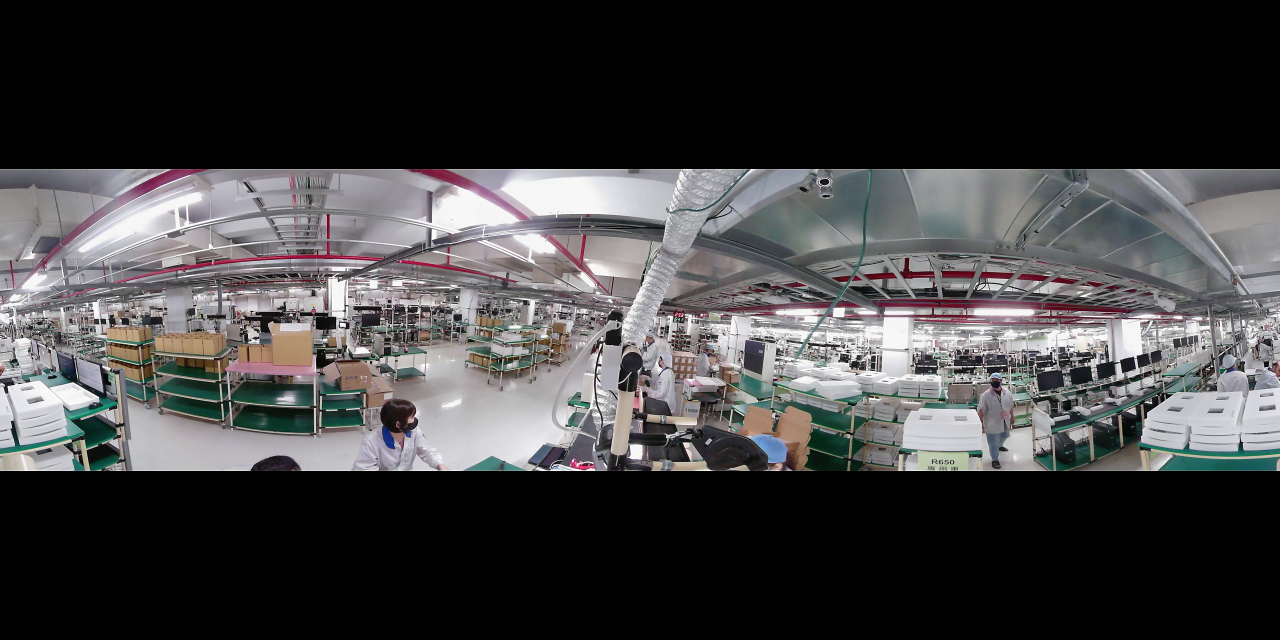
#> input picture source/frame_20.jpg, 3840 x 1920 px (shown at 1/3 size)
$ python test_convert.py
#> lines starting #> are read from the running program, lines starting #| are printed output that depends on the picture
### eqt_crop_converter.py
import cv2
import numpy as np

class EQT_Crop_Converter():
    '''
    Convert 360 EQT frame to several crop
    '''

    def __init__(self):
        self.eqt_w = 3840 #原始 EQT 寬度
        self.eqt_h = 1920 #原始 EQT 高度
        self.slice_count = 4
        self.slice_shift = 0


    def setOriginalEQTSize(self, w, h):
        self.eqt_w = w
        self.eqt_h  = h
        # print(f"set size {w}, {h}")

    def setCountAndShift(self, slice_count = 4, slice_shift = 0):
        self.slice_count = slice_count
        self.slice_shift = slice_shift


    def slice(self, frame, slice_count = 4, slice_shift = 0):
        '''
        Slice EQT to several crop

        Input:
        - frame: the original frame.
        - slice_count: <int> slice a frame to how many crops.
        - shift: <int> first crop start from which x-index position, and the part before <shift> position will concat into the last crop.

        Output:
        - crop_outputs: <List[frame]>
        '''

        # record original EQT size
        self.setOriginalEQTSize(frame.shape[1], frame.shape[0])

        slice_width = int(self.eqt_w/slice_count) # width for each slice

        if slice_shift > slice_width:
            slice_shift %= slice_width

        # record slice info
        self.setCountAndShift(slice_count, slice_shift)

        image_y_range = [int(self.eqt_h/4), int(self.eqt_h/4*3)] # only y index in this range has img


        crop_outputs = []

        # slice cubemap
        # crop_img = img[y:y+h, x:x+w]
        for i in range(slice_count):
            x_range = [slice_width*i + slice_shift, slice_width*(i+1) + slice_shift]
            crop_outputs.append(frame[image_y_range[0]:image_y_range[1] , x_range[0]:x_range[1]])

        if slice_shift != 0:
            crop_before_shift_position = frame[image_y_range[0]:image_y_range[1], 0:slice_shift]
            crop_outputs[-1] = cv2.hconcat([crop_outputs[-1], crop_before_shift_position])


        # [10 lines of commented-out code are left out]
        for i, crop in enumerate(crop_outputs):
            cv2.imwrite(f'./output/crop-4pic-{i}.jpg', crop)

        return crop_outputs


    def assemble(self, crop_frames):
        '''
        reassemble left & right crop to EQT
        '''

        # Validation
        if len(crop_frames) != self.slice_count:
            raise ValueError(f"crop_frames len should be {self.slice_count}, but only get {len(crop_frames)}")

        # chunk part originally is before shift position
        last_crop = crop_frames[-1]
        print(last_crop.shape[1]-self.slice_shift, last_crop.shape[1])
        crop_before_shift_position = last_crop[0:last_crop.shape[0], last_crop.shape[1]-self.slice_shift:last_crop.shape[1]]
        crop_frames[-1] = last_crop[0:last_crop.shape[0], 0:last_crop.shape[1]-self.slice_shift]
        crop_frames.insert(0, crop_before_shift_position)

        # assemble crops
        eqt = cv2.hconcat(crop_frames)

        # add black border
        blank_image = np.zeros((int(self.eqt_h/4), self.eqt_w, 3), dtype=np.uint8)
        eqt = cv2.vconcat([blank_image, eqt, blank_image])

        return eqt

### test_convert.py
import time
import cv2
# from eqt_box_converter import EQT_Box_Converter
# from eqt_lr_converter import EQT_LR_Converter
from eqt_crop_converter import EQT_Crop_Converter
# from dewarp_eqt_converter import Dewarp_EQT_Converter

input_file = "frame_20.jpg"
input_file_path = './source/'
output_path = './output/'


if __name__ == "__main__":

    eqtConverter = EQT_Crop_Converter()

    frame = cv2.imread(input_file_path+input_file)
#> frame is the input picture: shape (1920, 3840, 3); mean B, G, R 65.3, 64.5, 65.3

    timer = time.time()

    crop_outputs = eqtConverter.slice(frame, slice_count=3, slice_shift=300)
#> after the loop in slice, `for i in range(slice_count):`: crop_outputs = 3 items
#> in slice, `crop_before_shift_position = frame[image_y_range[0]:image_y_range[1], ..`:
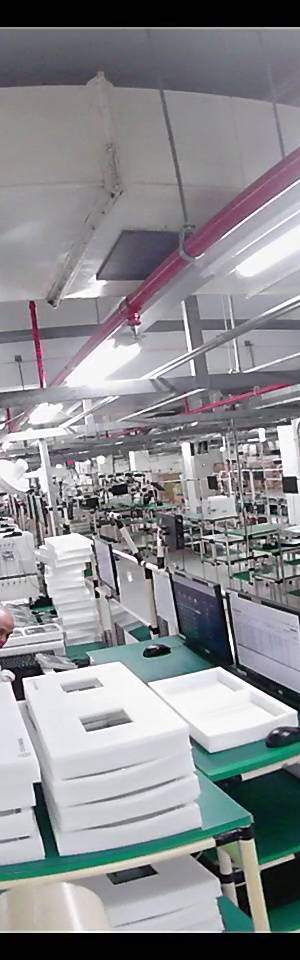
#> crop_before_shift_position: shape (960, 300, 3); mean B, G, R 142.9, 139.6, 138.2
#> the loop in slice, `for i, crop in enumerate(crop_outputs):` made 3 passes
#> pass 1, in slice, `cv2.imwrite(f'./output/crop-4pic-{i}.jpg', crop)`:
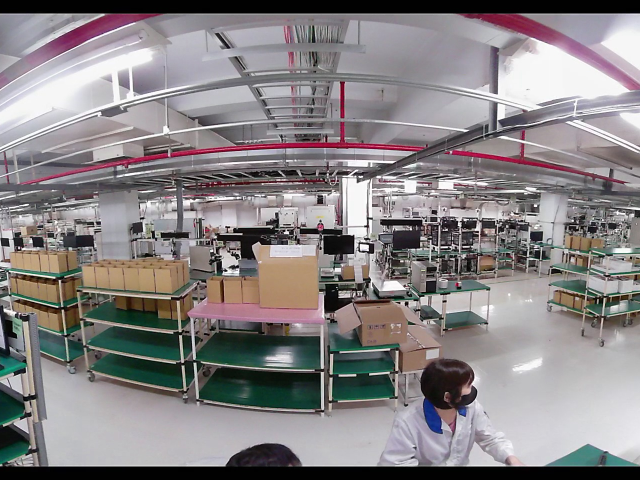
#> saved as crop-4pic-0.jpg: shape (960, 1280, 3) (shown at 1/2 size); mean B, G, R 132.4, 131, 135.7
#> pass 2, in slice, `cv2.imwrite(f'./output/crop-4pic-{i}.jpg', crop)`:
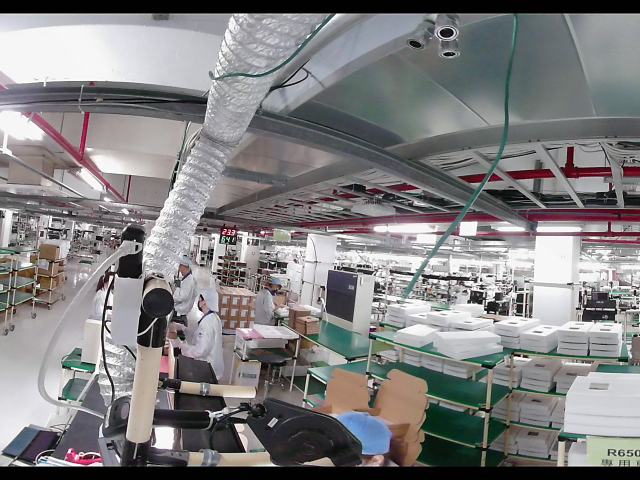
#> saved as crop-4pic-1.jpg: shape (960, 1280, 3) (shown at 1/2 size); mean B, G, R 128.9, 127.9, 129.3
#> crop_outputs = 3 items


    print(f"slice cost time: {time.time() - timer}")
    timer = time.time()

    assembled_eqt = eqtConverter.assemble(crop_outputs)
#> in assemble, `last_crop = crop_frames[-1]`:
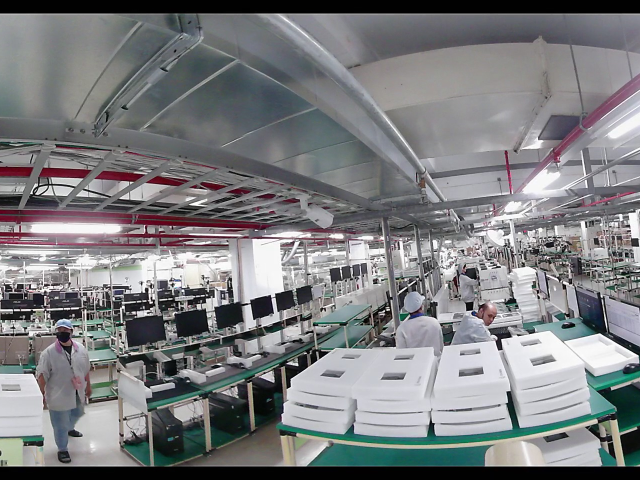
#> last_crop: shape (960, 1280, 3) (shown at 1/2 size); mean of channels 0, 1, 2 127.4, 125.2, 124; drawn as B, G, R
#| 980 1280
#> in assemble, `eqt = cv2.hconcat(crop_frames)`:
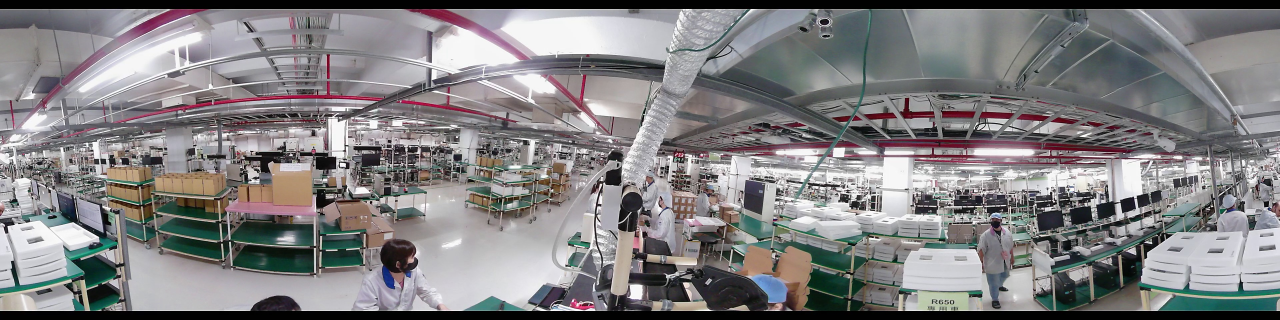
#> eqt: shape (960, 3840, 3) (shown at 1/3 size); mean of channels 0, 1, 2 129.6, 128, 129.6; drawn as B, G, R

    print(f"assemble cost time: {time.time() - timer}")
    timer = time.time()

    output_path = './output/'
    cv2.imwrite(f'{output_path}assemble.jpg', assembled_eqt)

$ run again, with source/frame_1720.jpg copied over source/frame_20.jpg
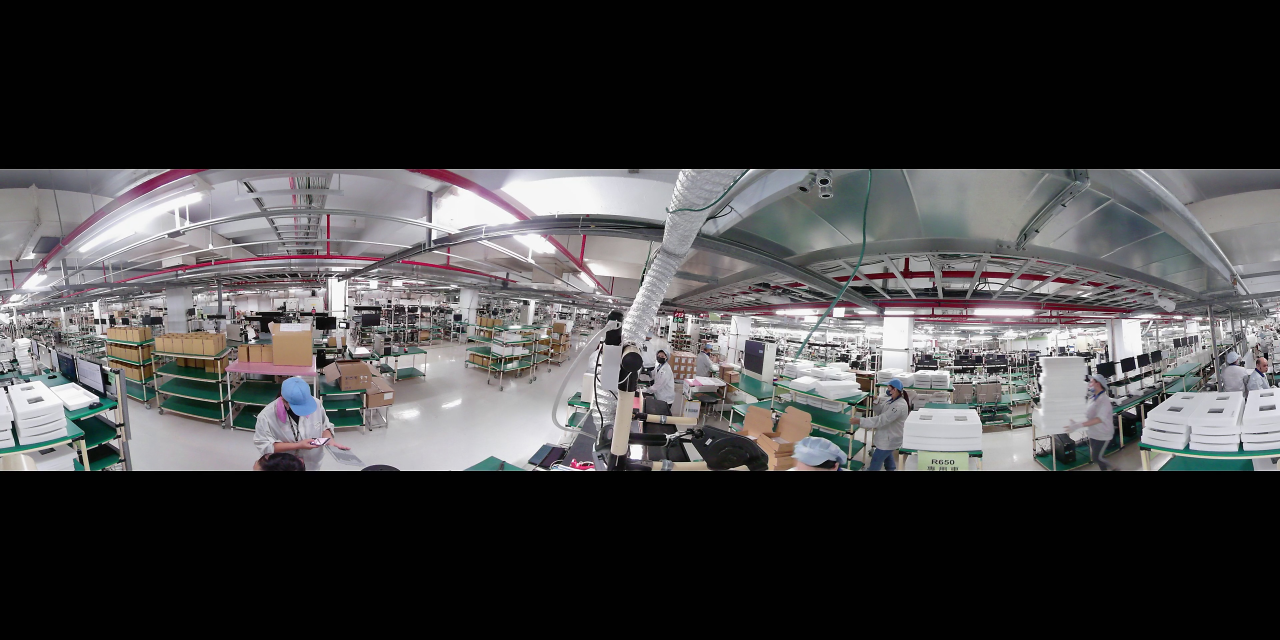
#> input picture source/frame_1720.jpg, 3840 x 1920 px (shown at 1/3 size)
#> frame is the input picture: shape (1920, 3840, 3); mean B, G, R 66, 65.2, 66.2
#> after the loop in slice, `for i in range(slice_count):`: crop_outputs = 3 items
#> the loop in slice, `for i, crop in enumerate(crop_outputs):` made 3 passes
#> in assemble, `last_crop = crop_frames[-1]`:
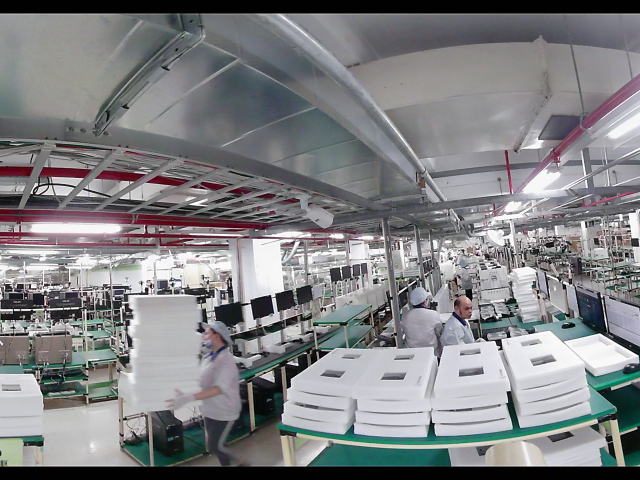
#> last_crop: shape (960, 1280, 3) (shown at 1/2 size); mean of channels 0, 1, 2 131.3, 128.9, 128.2; drawn as B, G, R
#| 980 1280
#> in assemble, `eqt = cv2.hconcat(crop_frames)`:
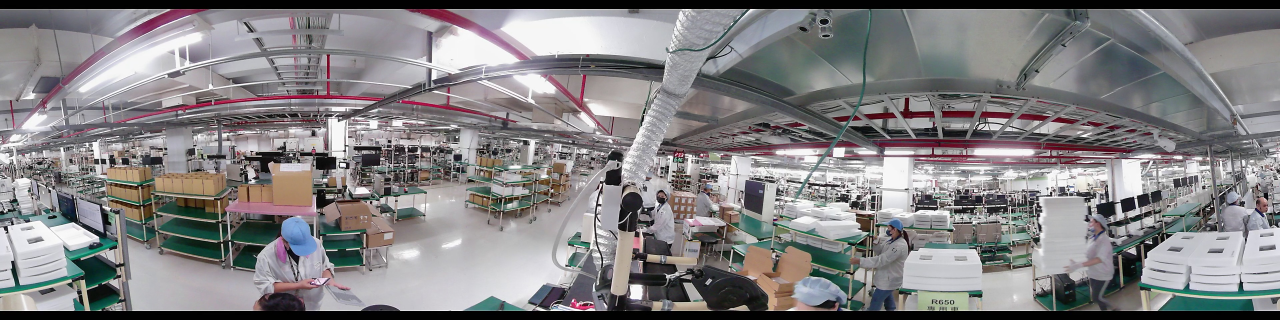
#> eqt: shape (960, 3840, 3) (shown at 1/3 size); mean of channels 0, 1, 2 131.1, 129.3, 131.4; drawn as B, G, R
